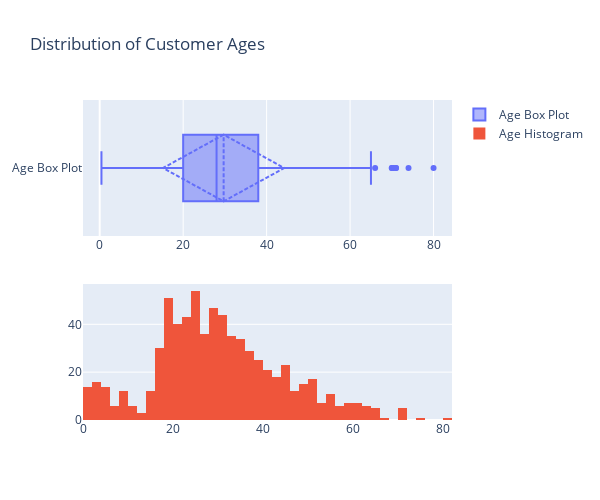

This figure's notebook cell:
### Code cell
fig=make_subplots(rows=2,cols=1)
tr1=go.Box(x=df['Age'],name='Age Box Plot',boxmean='sd')
tr2=go.Histogram(x=df['Age'], name='Age Histogram')
fig.add_trace(tr1,row=1,col=1)
fig.add_trace(tr2,row=2,col=1)
fig.update_layout(height=500, width=600, title_text="Distribution of Customer Ages")
fig.show()

### Figure 1 — Plotly figure (JSON) as saved in the notebook; plotly's stock layout.template omitted (floating-point values rounded to 4 significant figures; data arrays with more than 128 entries replaced by an {"elided": "..."} marker saying what was removed)
{"data": [{"boxmean": "sd", "name": "Age Box Plot", "type": "box", "x": {"elided": "891 float values"}, "xaxis": "x", "yaxis": "y"}, {"name": "Age Histogram", "type": "histogram", "x": {"elided": "891 float values"}, "xaxis": "x2", "yaxis": "y2"}], "layout": {"height": 500, "title": {"text": "Distribution of Customer Ages"}, "width": 600, "xaxis": {"anchor": "y", "domain": [0, 1]}, "xaxis2": {"anchor": "y2", "domain": [0, 1]}, "yaxis": {"anchor": "x", "domain": [0.575, 1]}, "yaxis2": {"anchor": "x2", "domain": [0, 0.425]}}}
